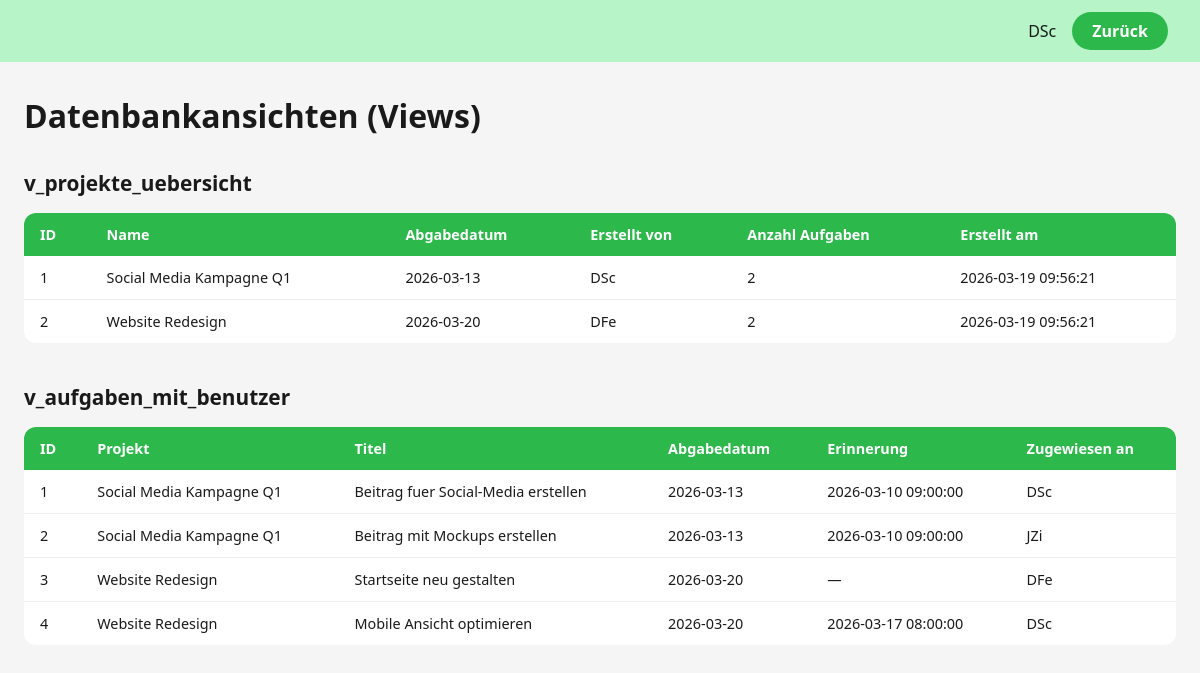
Page /admin/views.php (signed in) on the committed database.
### tables this page shows
CREATE TABLE IF NOT EXISTS projekte (
    id INT AUTO_INCREMENT PRIMARY KEY,
    name VARCHAR(150) NOT NULL,
    beschreibung TEXT,
    abgabedatum DATE NOT NULL,
    erstellt_von INT NOT NULL,
    erstellt_am DATETIME DEFAULT CURRENT_TIMESTAMP,
    FOREIGN KEY (erstellt_von) REFERENCES benutzer(id) ON DELETE CASCADE
);

CREATE TABLE IF NOT EXISTS aufgaben (
    id INT AUTO_INCREMENT PRIMARY KEY,
    projekt_id INT NOT NULL,
    titel VARCHAR(150) NOT NULL,
    beschreibung TEXT,
    abgabedatum DATE NOT NULL,
    erinnerung_datum DATETIME,
    erinnerung_per ENUM('email', 'push', 'beide') DEFAULT NULL,
    zugewiesen_an INT,
    erstellt_am DATETIME DEFAULT CURRENT_TIMESTAMP,
    FOREIGN KEY (projekt_id) REFERENCES projekte(id) ON DELETE CASCADE,
    FOREIGN KEY (zugewiesen_an) REFERENCES benutzer(id) ON DELETE SET NULL
);

### includes/auth.php (called while the page is built, shortened)
<?php
function istAngemeldet(): bool {
    return isset($_SESSION['benutzer_id']);
}
function aktuellerBenutzer(): array|null {
    return [
        'id'           => $_SESSION['benutzer_id'],
        'benutzername' => $_SESSION['benutzername'],
        'email'        => $_SESSION['email'],
    ];
}

### admin/views.php (the view, shortened to what this page needs)
<?php
require_once __DIR__ . '/../includes/auth.php';
$pdo = getDbConnection();
$aufgabenView  = $pdo->query('SELECT * FROM v_aufgaben_mit_benutzer ORDER BY abgabedatum ASC')->fetchAll();
$projekteView  = $pdo->query('SELECT * FROM v_projekte_uebersicht ORDER BY abgabedatum ASC')->fetchAll();
$benutzer = aktuellerBenutzer();
?>
<!DOCTYPE html>
<html lang="de">
<head>
    <link rel="stylesheet" href="../css/style.css">
</head>
<body>
    <header class="header">
        <span class="benutzername"><?= htmlspecialchars($benutzer['benutzername']) ?></span>
        <a href="index.php" class="btn btn-logout">Zurück</a>
    </header>
    <main class="hauptbereich">
        <h1 style="margin-bottom:32px; font-size:2rem; font-weight:900;">Datenbankansichten (Views)</h1>
        <h2 style="font-size:1.3rem; font-weight:700; margin-bottom:12px;">v_projekte_uebersicht</h2>
        <div class="tabelle-wrapper" style="margin-bottom:40px;">
            <table>
                <thead>
                    <tr>
                        <th>ID</th>
                        <th>Name</th>
                        <th>Abgabedatum</th>
                        <th>Erstellt von</th>
                        <th>Anzahl Aufgaben</th>
                        <th>Erstellt am</th>
                    </tr>
                </thead>
                <tbody>
                    <?php foreach ($projekteView as $p): ?>
                        <tr>
                            <td><?= (int) $p['id'] ?></td>
                            <td><?= htmlspecialchars($p['name']) ?></td>
                            <td><?= htmlspecialchars($p['abgabedatum']) ?></td>
                            <td><?= htmlspecialchars($p['erstellt_von']) ?></td>
                            <td><?= (int) $p['anzahl_aufgaben'] ?></td>
                            <td><?= htmlspecialchars($p['erstellt_am']) ?></td>
                        </tr>
                    <?php endforeach; ?>
                </tbody>
            </table>
        </div>
        <h2 style="font-size:1.3rem; font-weight:700; margin-bottom:12px;">v_aufgaben_mit_benutzer</h2>
        <div class="tabelle-wrapper">
            <table>
                <thead>
                    <tr>
                        <th>ID</th>
                        <th>Projekt</th>
                        <th>Titel</th>
                        <th>Abgabedatum</th>
                        <th>Erinnerung</th>
                        <th>Zugewiesen an</th>
                    </tr>
                </thead>
                <tbody>
                    <?php foreach ($aufgabenView as $a): ?>
                        <tr>
                            <td><?= (int) $a['id'] ?></td>
                            <td><?= htmlspecialchars($a['projekt_name']) ?></td>
                            <td><?= htmlspecialchars($a['titel']) ?></td>
                            <td><?= htmlspecialchars($a['abgabedatum']) ?></td>
                            <td><?= htmlspecialchars($a['erinnerung_datum'] ?? '—') ?></td>
                            <td><?= htmlspecialchars($a['zugewiesen_an'] ?? '—') ?></td>
                        </tr>
                    <?php endforeach; ?>
                </tbody>
            </table>
        </div>
    </main>
</body>
</html>

### css/style.css (style rules this page uses)
*, *::before, *::after { box-sizing: border-box; margin: 0; padding: 0; }
:root { --gruen-hell: #b7f5c8; --gruen-mittel: #90ee90; --gruen-dunkel: #2db84b; --gruen-button: #22a83d; --hintergrund: #f5f5f5; --text-dunkel: #1a1a1a; --text-grau: #555555; --weiss: #ffffff; --rand: #c0c0c0; --schatten: rgba(0, 0, 0, 0.08); --rot-fehler: #e74c3c; --rot-hell: #fdecea; --radius-gross: 24px; --radius-klein: 12px; --radius-input: 50px; --schrift: 'Segoe UI', Arial, sans-serif; }
body { font-family: var(--schrift); background-color: var(--hintergrund); color: var(--text-dunkel); min-height: 100vh; }
a { color: var(--gruen-dunkel); text-decoration: none; }
.header { background-color: var(--gruen-hell); padding: 12px 32px; display: flex; align-items: center; justify-content: flex-end; gap: 16px; }
.header .benutzername { font-weight: 500; color: var(--text-dunkel); }
.btn { display: inline-block; padding: 10px 24px; border-radius: var(--radius-input); font-size: 1rem; font-weight: 700; cursor: pointer; border: none; transition: opacity 0.2s; text-align: center; }
.btn-logout { background-color: var(--gruen-dunkel); color: var(--weiss); padding: 8px 20px; }
.hauptbereich { max-width: 1200px; margin: 0 auto; padding: 32px 24px; }
.tabelle-wrapper { overflow-x: auto; margin-top: 16px; }
table { width: 100%; border-collapse: collapse; background-color: var(--weiss); border-radius: var(--radius-klein); overflow: hidden; }
thead { background-color: var(--gruen-dunkel); color: var(--weiss); }
th { padding: 12px 16px; text-align: left; font-weight: 700; font-size: 0.9rem; }
td { padding: 12px 16px; font-size: 0.9rem; border-bottom: 1px solid #eee; vertical-align: middle; }
tr:last-child td { border-bottom: none; }

### rows in the picture
projekte: id "1", name "Social Media Kampagne Q1", abgabedatum "2026-03-13", erstellt_von "DSc", anzahl_aufgaben "2", erstellt_am "2026-03-19 09:56:21"
projekte: id "2", name "Website Redesign", abgabedatum "2026-03-20", erstellt_von "DFe", anzahl_aufgaben "2", erstellt_am "2026-03-19 09:56:21"
aufgaben: id "1", projekt_name "Social Media Kampagne Q1", titel "Beitrag fuer Social-Media erstellen", abgabedatum "2026-03-13", erinnerung_datum "2026-03-10 09:00:00", zugewiesen_an "DSc"
aufgaben: id "2", projekt_name "Social Media Kampagne Q1", titel "Beitrag mit Mockups erstellen", abgabedatum "2026-03-13", erinnerung_datum "2026-03-10 09:00:00", zugewiesen_an "JZi"
aufgaben: id "3", projekt_name "Website Redesign", titel "Startseite neu gestalten", abgabedatum "2026-03-20", erinnerung_datum "—", zugewiesen_an "DFe"
aufgaben: id "4", projekt_name "Website Redesign", titel "Mobile Ansicht optimieren", abgabedatum "2026-03-20", erinnerung_datum "2026-03-17 08:00:00", zugewiesen_an "DSc"

### other values in the picture
$benutzer['benutzername'] "DSc"
